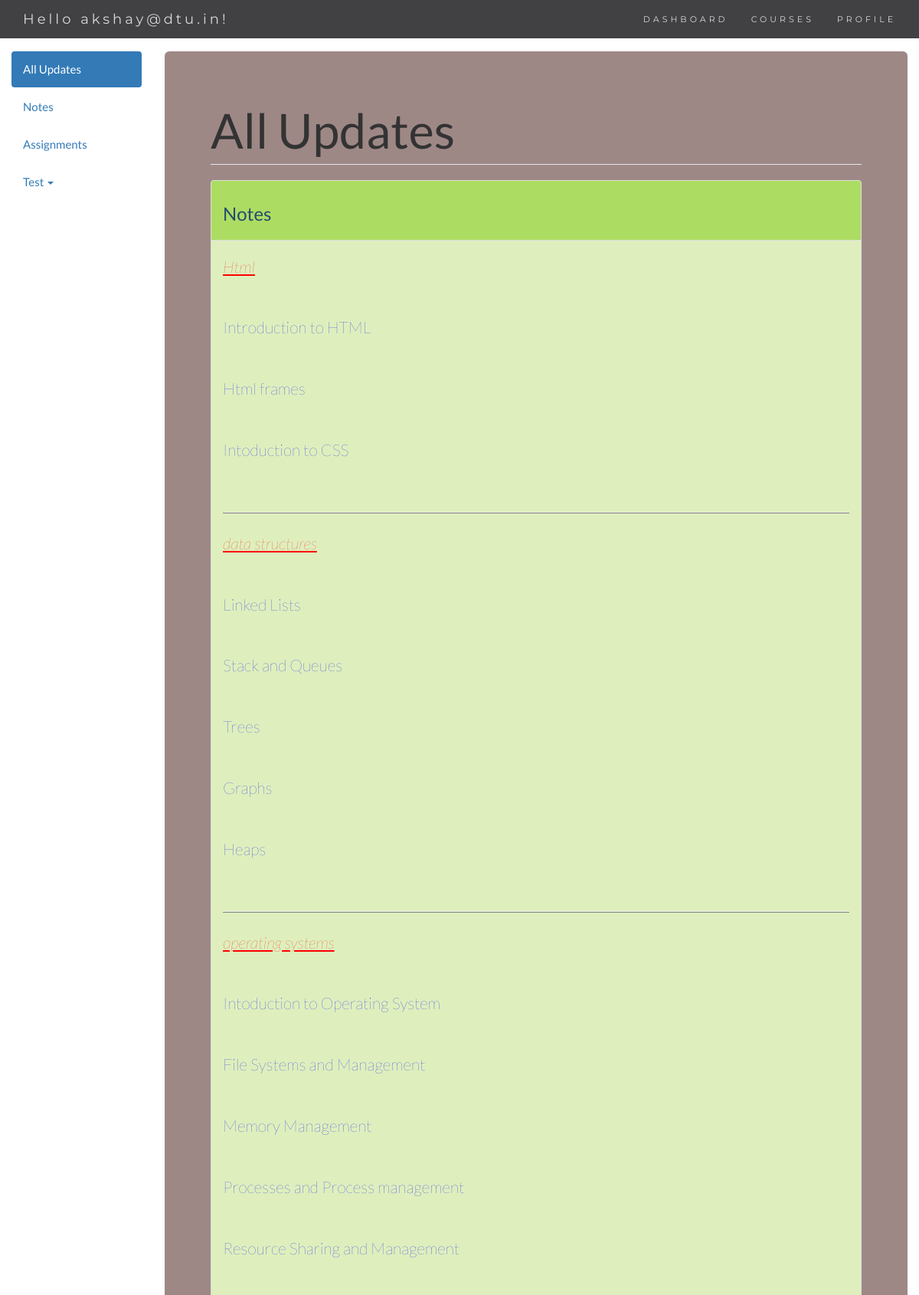
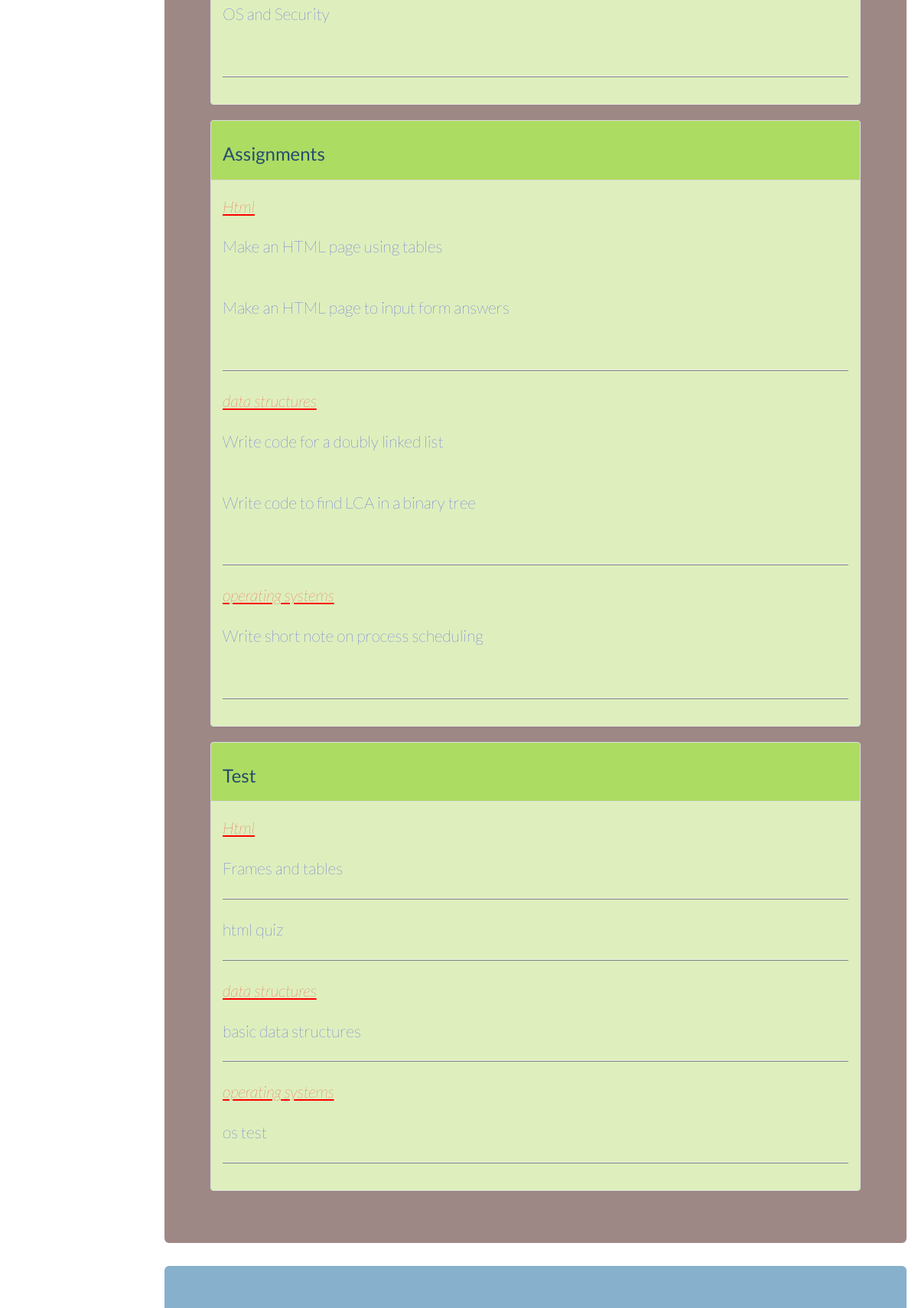
The app's page /openDashboard/ (signed in, upper part) with its own data (2 pictures, top to bottom).
### classroom/models.py (models this page shows, shortened)
class Course(models.Model):
	course_name=models.CharField(max_length=30)
	duration=models.IntegerField()
	course_fee=models.IntegerField()

class Notes(models.Model):
	course_id=models.ForeignKey(Course)
	teacher_id=models.ForeignKey(Teacher)
	date=models.DateTimeField()
	title=models.CharField(max_length=100)
	link = models.CharField(max_length=50)

class Assignment(models.Model):
	date_of_submission=models.DateTimeField()
	course_id=models.ForeignKey(Course)
	title = models.CharField(max_length = 200)

class Test(models.Model):
	course_id = models.ForeignKey(Course)
	title = models.CharField(max_length=120)
	date_of_test=models.DateTimeField()
	max_marks=models.IntegerField()
	duration=models.IntegerField()

### webtechlab/views.py (the view)
# urls.py: url(r'^openDashboard/$', views.openDashboard),
def openDashboard(request):
	user = request.user
	return displayContent(request, user)

### webtechlab/views.py (called while the page is built)
def displayContent(request,user):
	student = Student.objects.filter(user = user)
	courses=student[0].st_course.all()
	arrofdata = []
	for i in courses:
		temp = {}
		temp['coursename'] = i.course_name
		temp['notes'] = []
		temp['assignment']= []
		temp['test'] = []
		notes = Notes.objects.filter(course_id = i.id)
		for j in notes:
			temp['notes'].append(j)
		assign = Assignment.objects.filter(course_id = i.id)
		for j in assign:
			temp['assignment'].append(j)
		testss = Test.objects.filter(course_id = i.id)
		for j in testss:
			temp['test'].append(j)
		arrofdata.append(temp)
	stat = 1;
	content = {'user':user, 'arrofdata': arrofdata,'status': stat}
	return render(request,'dashBoard.html',{'content':content})

### Templates/dashBoard.html (shortened to what this page needs)
<!DOCTYPE html>
<html lang="en">
<head>
  <link rel="stylesheet" href="http://maxcdn.bootstrapcdn.com/bootstrap/3.3.6/css/bootstrap.css">
  <link rel="stylesheet" type="text/css" href="main.css">
</head>
<body id="myPage" data-spy="scroll" data-target=".sidebar" data-offset="50">
<nav class="navbar navbar-default navbar-fixed-top">
  <div class="container">
	<div class="navbar-header">
	  <a class="navbar-brand" href="#myPage">Hello {{content.user.email}}!</a>
	</div>
	<div class="collapse navbar-collapse" id="myNavbar">
	  <ul class="nav navbar-nav navbar-right">
		<li><a href="#myPage">DASHBOARD</a></li>
		<li><a href = "/openCourses/?userid={{content.user.id}}&viewall=1">COURSES</a></li>
		<li><a href = "/openProfile/?userid={{content.user.id}}">PROFILE</a></li>
	  </ul>
	</div>
  </div>
</nav>
<div class="container-fluid" id = "myPage">
  <div class="row">
	<nav class="col-sm-2 sidebar"  id="myScrollspy">
	  <ul class="nav nav-pills nav-stacked" data-spy="affix" data-offset-top="205">
		<li class="active"><a href="#section1">All Updates</a></li>
		<li><a href="#section2">Notes</a></li>
		<li><a href="#section3">Assignments</a></li>
		<li class="dropdown">
		  <a class="dropdown-toggle" data-toggle="dropdown" href="#">Test <span class="caret"></span></a>
		</li>
	  </ul>
	</nav>
	<div class="col-sm-10">
	  <div class = "jumbotron"  id="section1">
		<legend><h1>All Updates</h1></legend>
		<div class="panel panel-default">
			<div class="panel-heading"><h3 class="h3">Notes</h3></div>
			<div class="panel-body">
			{% for d in content.arrofdata %}
			<p><i><u>{{d.coursename}}</u></i></p><br>
				{% if d.notes %}
					{% for i in d.notes %}
						<a href = "/openNotes/?notesid={{i.id}}"><p style="color:blue;">{{i.title}}</p></a><br>
					{% endfor %}
					<hr class="hrc">
				{% else %}
					<p><i>No notes available.</i></p>
					<hr class="hrc">
				{% endif %}
			{% endfor %}
			</div>
		 </div>
		<div class="panel panel-default">
			<div class="panel-heading"><h3 class="h3">Assignments</h3></div>
			<div class="panel-body">
			{% for d in content.arrofdata %}
			<p><i><u>{{d.coursename}}</u></i></p>
				{% if d.assignment %}
					{% for i in d.assignment %}
						<p style="color:blue;">{{i.title}}</p><br>
					{% endfor %}
					<hr class="hrc">
				{% else %}
					<p><i>No assignment available.</i></p>
				{% endif %}
			{% endfor %}
			</div>
		</div>
		<div class="panel panel-default">
			<div class="panel-heading"><h3 class="h3">Test</h3></div>
			<div class="panel-body">
			{% for d in content.arrofdata %}
			<p><i><u>{{d.coursename}}</u></i></p>
				{% if d.test %}
					{% for i in d.test %}
						<a href = "/openTest/?testid={{i.id}}">
						<p style="color:blue;">{{i.title}}</p></a>
						<hr class="hrc">
					{% endfor %}
				{% else %}
					<p>No test available.</p>
				{% endif %}
			{% endfor %}
			</div>
		 </div>
	  </div>
	  <div class = "jumbotron" id="section2">
	  </div>
	</div>
  </div>
</div>
</body>
</html>

### Templates/main.css (style rules this page uses)
.panel-default>.panel-heading { background-color: rgba(136, 204, 28, 0.69); }
.hrc { height: 1px; background-color: grey; }
.panel-body { background-color: rgba(154, 205, 50, 0.32); }
.h3 { color: #244C6F; }
.jumbotron p { color: red; }

### Templates/dashBoard.html (style rules this page uses)
body { font: 400 15px/1.8 Lato, sans-serif; color: #777; background-image: url("http://cdn8.staztic.com/app/a/2622/2622455/cream-wallpapers-2-0-s-307x512.jpg"); }
.container-fluid { padding-top: 40px; padding-bottom: 40px; }
.navbar { font-family: Montserrat, sans-serif; margin-bottom: 0; background-color: #2d2d30; border: 0; font-size: 11px !important; letter-spacing: 4px; opacity: 0.9; }
.navbar li a, .navbar .navbar-brand { color: #d5d5d5 !important; }
#section1 { color: #000; background-color: #9e8886; }
#section2 { color: #000; background-color: rgba(49, 119, 169, 0.58); }

### records on screen
Course: coursename "Html", coursename "Html", coursename "Html"
Notes: title "Introduction to HTML"
Notes: title "Html frames"
Notes: title "Intoduction to CSS"
Course: coursename "data structures", coursename "data structures", coursename "data structures"
Notes: title "Linked Lists"
Notes: title "Stack and Queues"
Notes: title "Trees"
Notes: title "Graphs"
Notes: title "Heaps"
Course: coursename "operating systems", coursename "operating systems", coursename "operating systems"
Notes: title "Intoduction to Operating System"
Notes: title "File Systems and Management"
Notes: title "Memory Management"
Notes: title "Processes and Process management"
Notes: title "Resource Sharing and Management"
Notes: title "OS and Security"
Assignment: title "Make an HTML page using tables"
Assignment: title "Make an HTML page to input form answers"
Assignment: title "Write code for a doubly linked list"
Assignment: title "Write code to find LCA in a binary tree"
Assignment: title "Write short note on process scheduling"
Test: title "Frames and tables"
Test: title "html quiz"
Test: title "basic data structures"
Test: title "os test"

### other values on screen
{{ content.user.email }} "akshay@dtu.in"
